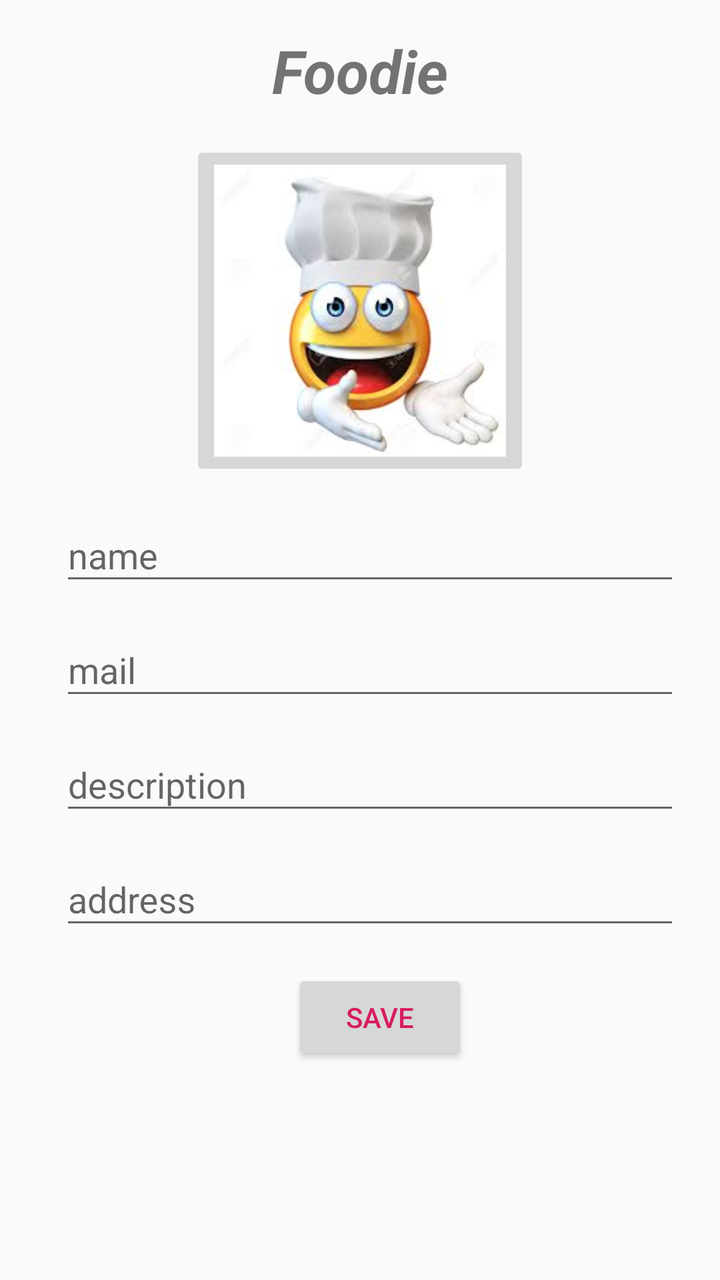
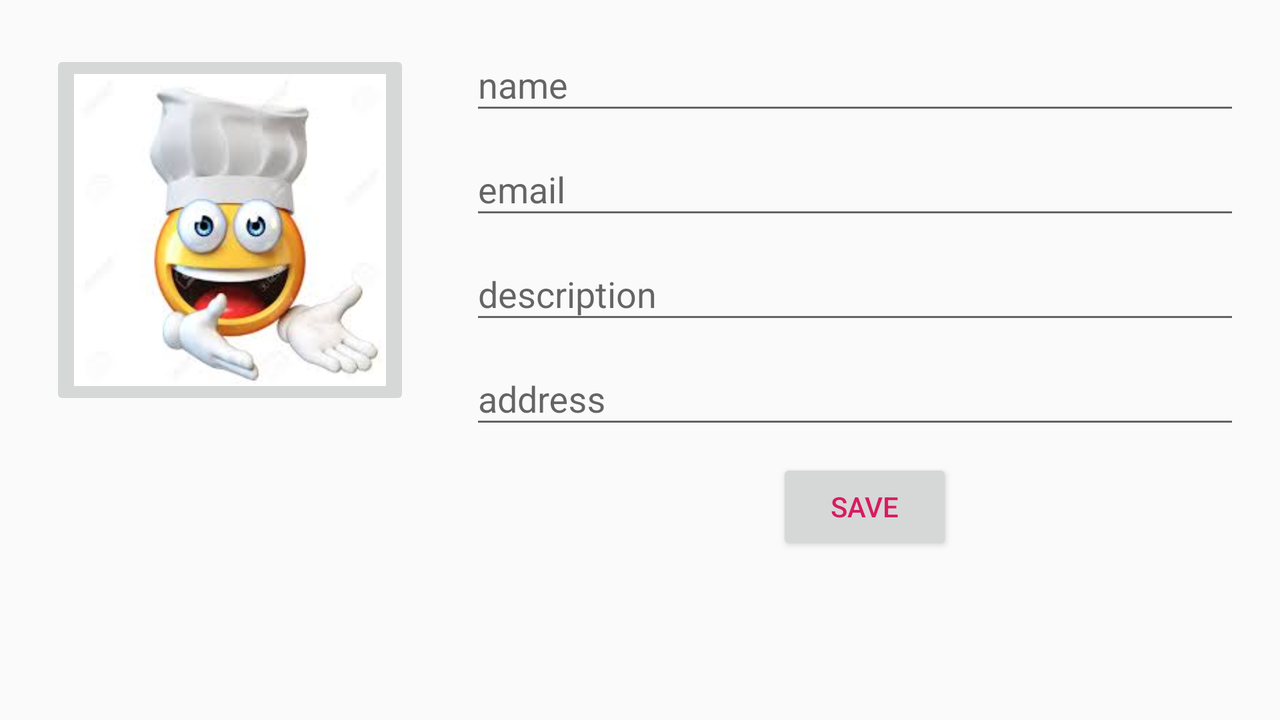

Two renders of one Android screen. The first uses the default layout on a phone; the second uses the alternative layout the repository ships for a different screen configuration, on a matching device. The two XML files are below.
<!-- AndroidManifest.xml: application theme Theme.AppCompat.Light.NoActionBar -->
<!-- res/layout/order_info.xml -->
<?xml version="1.0" encoding="utf-8"?>
<RelativeLayout xmlns:android="http://schemas.android.com/apk/res/android"
    xmlns:app="http://schemas.android.com/apk/res-auto"
    xmlns:tools="http://schemas.android.com/tools"
    android:layout_width="match_parent"
    android:layout_height="match_parent"
    android:orientation="vertical">

    <LinearLayout
        android:id="@+id/layoutTitle"
        android:layout_width="match_parent"
        android:gravity="center"
        android:layout_height="wrap_content"
        android:paddingTop="15dp">

        <TextView
            android:id="@+id/title"
            android:layout_width="wrap_content"
            android:layout_height="wrap_content"
            android:layout_gravity="center_horizontal"
            android:gravity="center_horizontal"
            android:inputType="textPersonName"
            android:text="Foodie"
            android:textSize="30sp"
            android:textStyle="bold|italic" />

    </LinearLayout>

    <LinearLayout
        android:id="@+id/layoutImage"
        android:layout_width="match_parent"
        android:layout_height="wrap_content"
        android:paddingTop="15dp"
        android:gravity="center"
        android:layout_below="@+id/layoutTitle">

        <ImageButton
            android:id="@+id/profImgBtn"
            android:layout_width="170dp"
            android:layout_height="170dp"
            android:src="@drawable/restraunt"
            tools:srcCompat="@drawable/restraunt"
            android:scaleType="fitCenter"/>
    </LinearLayout>

    <LinearLayout
        android:id="@+id/layoutEdit"
        android:layout_width="match_parent"
        android:layout_height="wrap_content"
        android:layout_below="@+id/layoutImage"
        android:layout_gravity="center"
        android:orientation="vertical"
        android:paddingLeft="30dp"
        android:paddingRight="20dp" >

        <android.support.design.widget.TextInputLayout
            android:id="@+id/nameTxtLayout"
            android:layout_width="match_parent"
            android:layout_height="wrap_content"
            android:layout_centerHorizontal="true"
            android:layout_marginTop="5dp">
            <EditText
                android:id="@+id/nameTxt"
                android:layout_width="match_parent"
                android:layout_height="wrap_content"
                android:maxLength="50"
                android:ems="10"
                android:inputType="textPersonName"
                android:hint="name"/>
        </android.support.design.widget.TextInputLayout>

        <android.support.design.widget.TextInputLayout
            android:id="@+id/emailTxtLayout"
            android:layout_width="match_parent"
            android:layout_height="wrap_content"
            android:layout_centerHorizontal="true"
            android:layout_marginTop="5dp">
            <EditText
                android:id="@+id/emailTxt"
                android:layout_width="match_parent"
                android:layout_height="wrap_content"
                android:maxLength="50"
                android:ems="10"
                android:inputType="textEmailAddress"
                android:hint="mail" />
        </android.support.design.widget.TextInputLayout>

        <android.support.design.widget.TextInputLayout
            android:id="@+id/descriptionTxtLayout"
            android:layout_width="match_parent"
            android:layout_height="wrap_content"
            android:layout_centerHorizontal="true"
            android:layout_marginTop="5dp">
            <EditText
                android:id="@+id/descriptionTxt"
                android:layout_width="match_parent"
                android:layout_height="wrap_content"
                android:maxLength="50"
                android:ems="10"
                android:inputType="text"
                android:hint="description" />
        </android.support.design.widget.TextInputLayout>

        <android.support.design.widget.TextInputLayout
            android:id="@+id/addressTxtLayout"
            android:layout_width="match_parent"
            android:layout_height="wrap_content"
            android:layout_centerHorizontal="true"
            android:layout_marginTop="5dp">
            <EditText
                android:id="@+id/addressTxt"
                android:layout_width="match_parent"
                android:layout_height="wrap_content"
                android:maxLength="50"
                android:inputType="text"
                android:ems="10"
                android:hint="address"/>
        </android.support.design.widget.TextInputLayout>

    </LinearLayout>

    <LinearLayout
        android:id="@+id/layoutSaveButton"
        android:layout_width="match_parent"
        android:layout_height="wrap_content"
        android:layout_below="@+id/layoutEdit"
        android:orientation="vertical"
        android:paddingLeft="20dp"
        android:paddingTop="15dp">

        <Button
            android:id="@+id/saveButton"
            android:layout_width="wrap_content"
            android:layout_height="wrap_content"
            android:layout_below="@+id/layoutAddress"
            android:layout_gravity="center_horizontal"
            android:text="SAVE"
            android:textColor="@color/colorAccent" />

    </LinearLayout>

</RelativeLayout>
<!-- resources referenced by this layout -->
<resources>
  <color name="colorAccent">#D81B60</color>
  <!-- drawable restraunt: jpg bitmap (drawable-v21, 5472 bytes) -->
</resources>
<!-- res/layout-land/order_info.xml (the repository's variant of the layout above) -->
<!-- drawn on the phone turned sideways -->
<?xml version="1.0" encoding="utf-8"?>
<RelativeLayout xmlns:android="http://schemas.android.com/apk/res/android"
    xmlns:app="http://schemas.android.com/apk/res-auto"
    xmlns:tools="http://schemas.android.com/tools"
    android:layout_width="match_parent"
    android:layout_height="match_parent"
    app:layout_behavior="@string/appbar_scrolling_view_behavior"
    tools:context=".MainActivity"
    tools:showIn="@layout/app_bar_main">

    <RelativeLayout
        android:layout_width="match_parent"
        android:layout_height="match_parent"
        android:orientation="vertical">

        <LinearLayout
            android:id="@+id/layoutImage"
            android:layout_width="wrap_content"
            android:layout_height="wrap_content"
            android:paddingTop="25dp"
            android:paddingLeft="25dp">

            <ImageButton
                android:id="@+id/profImgBtn"
                android:layout_width="180dp"
                android:layout_height="180dp"
                android:src="@drawable/restraunt"
                tools:srcCompat="@drawable/restraunt"
                android:scaleType="fitCenter"/>
        </LinearLayout>

        <ScrollView xmlns:android="http://schemas.android.com/apk/res/android"
            android:layout_width="match_parent"
            android:layout_height="match_parent"
            android:layout_below="@+id/layoutTitle"
            android:layout_toRightOf="@+id/layoutImage"
            android:layout_toEndOf="@+id/layoutImage"
            android:fillViewport="true">

            <TableLayout
                android:layout_width="match_parent"
                android:layout_height="match_parent"
                android:stretchColumns="1">

                <LinearLayout
                    android:id="@+id/layoutEdit"
                    android:layout_width="match_parent"
                    android:layout_height="wrap_content"
                    android:layout_below="@+id/layoutTitle"
                    android:layout_toRightOf="@+id/layoutImage"
                    android:layout_toEndOf="@+id/layoutImage"
                    android:layout_gravity="center"
                    android:orientation="vertical"
                    android:paddingTop="10dp"
                    android:paddingLeft="30dp"
                    android:paddingRight="20dp" >
                    <android.support.design.widget.TextInputLayout
                        android:id="@+id/nameTxtLayout"
                        android:layout_width="match_parent"
                        android:layout_height="wrap_content"
                        android:layout_centerHorizontal="true">
                        <EditText
                            android:id="@+id/nameTxt"
                            android:layout_width="match_parent"
                            android:layout_height="wrap_content"
                            android:maxLength="50"
                            android:ems="10"
                            android:inputType="textPersonName"
                            android:hint="name"/>
                    </android.support.design.widget.TextInputLayout>
                    <android.support.design.widget.TextInputLayout
                        android:id="@+id/emailTxtLayout"
                        android:layout_width="match_parent"
                        android:layout_height="wrap_content"
                        android:layout_centerHorizontal="true">
                        <EditText
                            android:id="@+id/emailTxt"
                            android:layout_width="match_parent"
                            android:layout_height="wrap_content"
                            android:ems="10"
                            android:inputType="textEmailAddress"
                            android:hint="email" />
                    </android.support.design.widget.TextInputLayout>
                    <android.support.design.widget.TextInputLayout
                        android:id="@+id/descriptionTxtLayout"
                        android:layout_width="match_parent"
                        android:layout_height="wrap_content"
                        android:layout_centerHorizontal="true">
                        <EditText
                            android:id="@+id/descriptionTxt"
                            android:layout_width="match_parent"
                            android:layout_height="wrap_content"
                            android:maxLength="50"
                            android:ems="10"
                            android:inputType="text"
                            android:hint="description" />
                    </android.support.design.widget.TextInputLayout>
                    <android.support.design.widget.TextInputLayout
                        android:id="@+id/addressTxtLayout"
                        android:layout_width="match_parent"
                        android:layout_height="wrap_content"
                        android:layout_centerHorizontal="true">
                        <EditText
                            android:id="@+id/addressTxt"
                            android:layout_width="match_parent"
                            android:layout_height="wrap_content"
                            android:maxLength="50"
                            android:ems="10"
                            android:inputType="text"
                            android:hint="address"/>
                    </android.support.design.widget.TextInputLayout>

                </LinearLayout>

                <LinearLayout
                    android:id="@+id/layoutSaveButton"
                    android:layout_width="match_parent"
                    android:layout_height="wrap_content"
                    android:layout_below="@+id/layoutEdit"
                    android:orientation="vertical"
                    android:paddingLeft="20dp"
                    android:paddingTop="10dp">

                    <Button
                        android:id="@+id/saveButton"
                        android:layout_width="wrap_content"
                        android:layout_height="wrap_content"
                        android:layout_below="@+id/layoutAddress"
                        android:layout_gravity="center_horizontal"
                        android:text="SAVE"
                        android:textColor="@color/colorAccent" />

                </LinearLayout>

            </TableLayout>
        </ScrollView>

    </RelativeLayout>
</RelativeLayout>
<!-- res/layout/app_bar_main.xml (included above) -->
<?xml version="1.0" encoding="utf-8"?>
<android.support.design.widget.CoordinatorLayout xmlns:android="http://schemas.android.com/apk/res/android"
    xmlns:app="http://schemas.android.com/apk/res-auto"
    xmlns:tools="http://schemas.android.com/tools"
    android:layout_width="match_parent"
    android:layout_height="match_parent"
    tools:context=".MainActivity">

    <android.support.design.widget.AppBarLayout
        android:layout_width="match_parent"
        android:layout_height="wrap_content"
        android:theme="@style/AppTheme.AppBarOverlay">

        <android.support.v7.widget.Toolbar
            android:id="@+id/toolbar"
            android:layout_width="match_parent"
            android:layout_height="?attr/actionBarSize"
            android:background="?attr/colorPrimary"
            app:popupTheme="@style/AppTheme.PopupOverlay" />

    </android.support.design.widget.AppBarLayout>

    <include layout="@layout/profile" />

    
        
        
        
        
        
        

</android.support.design.widget.CoordinatorLayout>
<!-- res/layout/profile.xml (included above) -->
<?xml version="1.0" encoding="utf-8"?>
<RelativeLayout xmlns:android="http://schemas.android.com/apk/res/android"
    xmlns:app="http://schemas.android.com/apk/res-auto"
    xmlns:tools="http://schemas.android.com/tools"
    android:layout_width="match_parent"
    android:layout_height="match_parent"
    app:layout_behavior="@string/appbar_scrolling_view_behavior"
    tools:context=".MainActivity"
    tools:showIn="@layout/app_bar_main">

    <RelativeLayout
        android:layout_width="match_parent"
        android:layout_height="match_parent"
        android:orientation="vertical">

        <LinearLayout
            android:id="@+id/layoutImage"
            android:layout_width="match_parent"
            android:layout_height="wrap_content"
            android:paddingTop="10dp"
            android:paddingBottom="10dp"
            android:gravity="center"
            android:layout_below="@+id/layoutTitle">

            <ImageView
                android:id="@+id/profImgBtn"
                android:layout_width="174dp"
                android:layout_height="171dp"
                android:src="@drawable/restraunt"
                tools:srcCompat="@drawable/restraunt" />
        </LinearLayout>

        <ScrollView xmlns:android="http://schemas.android.com/apk/res/android"
            xmlns:tools="http://schemas.android.com/tools"
            android:layout_below="@+id/layoutImage"
            android:layout_width="fill_parent"
            android:layout_height="wrap_content">

        <LinearLayout
            android:layout_width="match_parent"
            android:layout_height="wrap_content"
            android:layout_below="@+id/layoutImage"
            android:layout_gravity="center"
            android:orientation="vertical"
            android:paddingLeft="20dp"
            android:paddingRight="20dp" >
            <android.support.design.widget.TextInputLayout
                android:id="@+id/nameTvLayout"
                android:layout_width="match_parent"
                android:layout_height="wrap_content"
                android:layout_centerHorizontal="true"
                android:layout_marginTop="5dp">
                <TextView
                    android:id="@+id/nameTv"
                    android:layout_width="match_parent"
                    android:layout_height="wrap_content"
                    android:scrollHorizontally="false"
                    android:freezesText="true"
                    android:ems="5"
                    android:textSize="20dp"
                    android:hint="Name"/>
            </android.support.design.widget.TextInputLayout>
            <android.support.design.widget.TextInputLayout
                android:id="@+id/emailTvLayout"
                android:layout_width="match_parent"
                android:layout_height="wrap_content"
                android:layout_centerHorizontal="true"
                android:layout_marginTop="5dp">
                <TextView
                    android:id="@+id/emailTv"
                    android:layout_width="match_parent"
                    android:layout_height="wrap_content"
                    android:freezesText="true"
                    android:ems="5"
                    android:textSize="20dp"
                    android:inputType="textEmailAddress"
                    android:hint="Email" />
            </android.support.design.widget.TextInputLayout>
            <android.support.design.widget.TextInputLayout
                android:id="@+id/phoneTvLayout"
                android:layout_width="match_parent"
                android:layout_height="wrap_content"
                android:layout_centerHorizontal="true"
                android:layout_marginTop="5dp">
                <TextView
                    android:id="@+id/phoneTv"
                    android:layout_width="match_parent"
                    android:layout_height="wrap_content"
                    android:scrollHorizontally="false"
                    android:freezesText="true"
                    android:ems="5"
                    android:textSize="20dp"
                    android:hint="Phone" />
            </android.support.design.widget.TextInputLayout>
            <android.support.design.widget.TextInputLayout
                android:id="@+id/descriptionTvLayout"
                android:layout_width="match_parent"
                android:layout_height="wrap_content"
                android:layout_centerHorizontal="true"
                android:layout_marginTop="5dp">
                <TextView
                    android:id="@+id/descriptionTv"
                    android:layout_width="match_parent"
                    android:layout_height="wrap_content"
                    android:scrollHorizontally="false"
                    android:freezesText="true"
                    android:ems="5"
                    android:textSize="20dp"
                    android:hint="Description"/>
            </android.support.design.widget.TextInputLayout>
            <android.support.design.widget.TextInputLayout
                android:id="@+id/addressTvLayout"
                android:layout_width="match_parent"
                android:layout_height="wrap_content"
                android:layout_centerHorizontal="true"
                android:layout_marginTop="5dp">
                <TextView
                    android:id="@+id/addressTv"
                    android:layout_width="match_parent"
                    android:layout_height="wrap_content"
                    android:scrollHorizontally="false"
                    android:freezesText="true"
                    android:ems="5"
                    android:textSize="20dp"
                    android:hint="Address"/>
            </android.support.design.widget.TextInputLayout>
            <android.support.design.widget.TextInputLayout
                android:id="@+id/openhoursTvLayout"
                android:layout_width="match_parent"
                android:layout_height="wrap_content"
                android:layout_centerHorizontal="true"
                android:layout_marginTop="5dp">
                <TextView
                    android:id="@+id/openhoursTv"
                    android:layout_width="match_parent"
                    android:layout_height="wrap_content"
                    android:scrollHorizontally="false"
                    android:freezesText="true"
                    android:ems="5"
                    android:textSize="20dp"
                    android:hint="Opening Hours"/>
            </android.support.design.widget.TextInputLayout>

        </LinearLayout>

        </ScrollView>


    </RelativeLayout>

</RelativeLayout>
